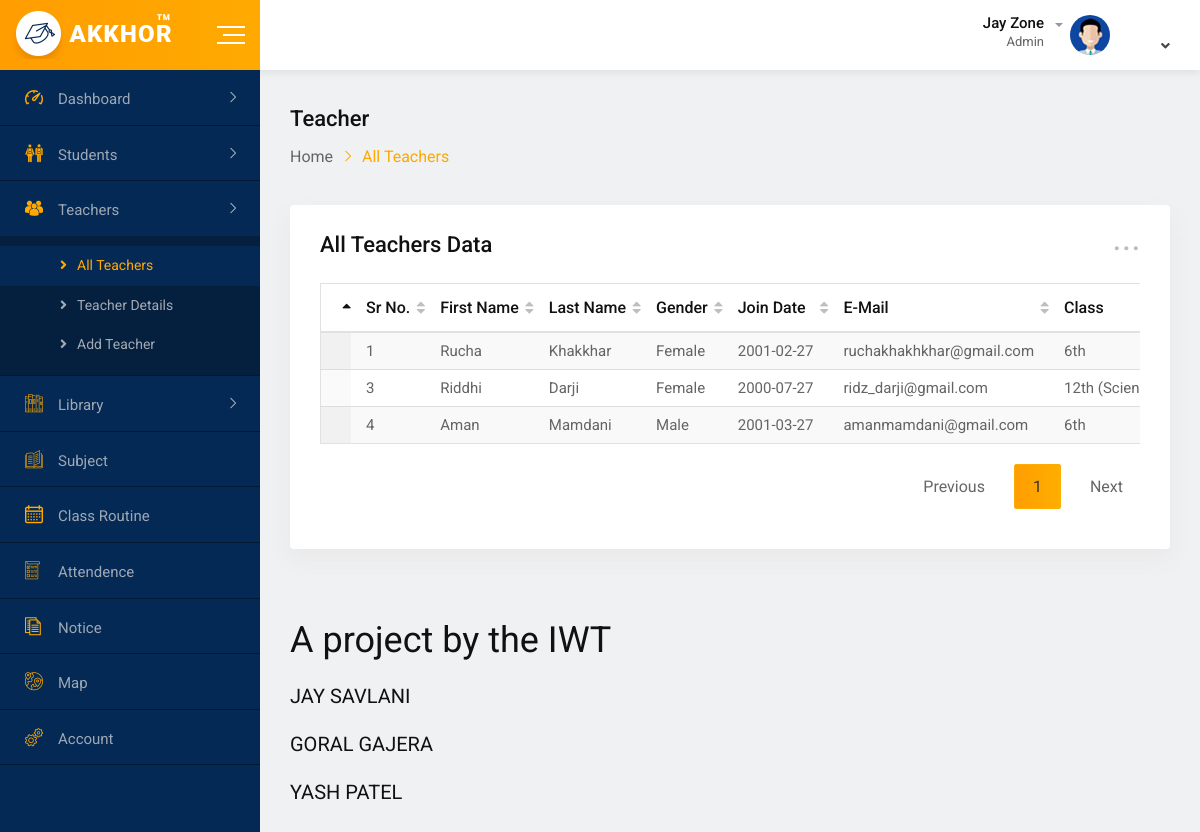
Page /all-teacher.php (signed in) on the committed database.
### tables this page shows
CREATE TABLE `add_account` (
  `fname` varchar(20) NOT NULL,
  `lname` varchar(20) NOT NULL,
  `admin_type` varchar(15) NOT NULL,
  `gender` varchar(10) NOT NULL,
  `bdate` date NOT NULL,
  `religion` varchar(15) NOT NULL,
  `join_date` date NOT NULL,
  `email` varchar(25) NOT NULL,
  `password` varchar(100) NOT NULL,
  `id` int(15) NOT NULL,
  `phone` varchar(15) NOT NULL,
  `address` varchar(100) NOT NULL
);

CREATE TABLE `add_teacher` (
  `id` int(11) NOT NULL,
  `fname` varchar(20) NOT NULL,
  `lname` varchar(20) NOT NULL,
  `gender` varchar(10) NOT NULL,
  `join_date` date NOT NULL,
  `bgroup` varchar(10) NOT NULL,
  `religion` varchar(15) NOT NULL,
  `email` varchar(50) NOT NULL,
  `class` varchar(25) NOT NULL,
  `address` varchar(200) NOT NULL,
  `phone` varchar(15) NOT NULL,
  `bio` varchar(200) NOT NULL,
  `teacher_photo` longtext NOT NULL
);

### session.php (called while the page is built, shortened)
<?php
   include('connection.php');
   $user_check = $_SESSION['login_user'];
   $ses_sql = mysqli_query($conn,"select email from add_account where email = '$user_check' ");
   $row = mysqli_fetch_array($ses_sql,MYSQLI_ASSOC);
   $login_session = $row['email'];
?>

### all-teacher.php (the view, shortened to what this page needs)
<?php
    include('connection.php');
    $sql = "SELECT * FROM add_teacher";
    $result = mysqli_query($conn,$sql);
    include('session.php');
    $sql1="select id,fname,admin_type from add_account where email='$login_session'";
    $result5=mysqli_query($conn,$sql1);
    $row1=mysqli_fetch_assoc($result5);
?>
<html class="no-js" lang="">
<head>
    <link rel="stylesheet" href="css/normalize.css">
    <link rel="stylesheet" href="css/main.css">
    <link rel="stylesheet" href="css/bootstrap.min.css">
    <link rel="stylesheet" href="css/all.min.css">
    <link rel="stylesheet" href="fonts/flaticon.css">
    <link rel="stylesheet" href="css/animate.min.css">
    <link rel="stylesheet" href="css/jquery.dataTables.min.css">
    <link rel="stylesheet" href="style.css">
</head>
<body>
    <div id="wrapper" class="wrapper bg-ash">
        <div class="navbar navbar-expand-md header-menu-one bg-light">
            <div class="nav-bar-header-one">
                <div class="header-logo">
                    <a href="index.php">
                        <img src="img/logo.png" alt="logo">
                    </a>
                </div>
                  <div class="toggle-button sidebar-toggle">
                    <button type="button" class="item-link">
                        <span class="btn-icon-wrap">
                            <span></span>
                            <span></span>
                            <span></span>
                        </span>
                    </button>
                </div>
            </div>
            <div class="header-main-menu collapse navbar-collapse" id="mobile-navbar">
                <ul class="navbar-nav">
                    <li class="navbar-item header-search-bar">
                        <div class="input-group stylish-input-group">
                        </div>
                    </li>
                </ul>
                <ul class="navbar-nav">
                    <li class="navbar-item dropdown header-admin">
                        <a class="navbar-nav-link dropdown-toggle" href="#" role="button" data-toggle="dropdown"
                            aria-expanded="false">
                            <div class="admin-title">
                                <h5 class="item-title"><?php echo $row1['fname']; ?> Zone</h5>
                                <span><?php echo $row1['admin_type']; ?></span>
                            </div>
                            <div class="admin-img">
                                <img src="img/figure/admin.jpg" alt="Admin">
                            </div>
                        </a>
                    </li>
                </ul>
            </div>
        </div>
        <div class="dashboard-page-one">
           <div class="sidebar-main sidebar-menu-one sidebar-expand-md sidebar-color">
                <div class="sidebar-menu-content">
                    <ul class="nav nav-sidebar-menu sidebar-toggle-view">
                        <li class="nav-item sidebar-nav-item">
                            <a href="#" class="nav-link"><i class="flaticon-dashboard"></i><span>Dashboard</span></a>
                        </li>
                        <li class="nav-item sidebar-nav-item">
                            <a href="#" class="nav-link"><i class="flaticon-classmates"></i><span>Students</span></a>
                        </li>
                        <li class="nav-item sidebar-nav-item">
                            <a href="#" class="nav-link"><i class="flaticon-multiple-users-silhouette"></i><span>Teachers</span></a>
                            <ul class="nav sub-group-menu sub-group-active">
                                <li class="nav-item">
                                    <a href="all-teacher.php" class="nav-link menu-active"><i class="fas fa-angle-right"></i>All Teachers</a>
                                </li>
                                <li class="nav-item">
                                    <a href="teacher-details.php" class="nav-link"><i class="fas fa-angle-right"></i>Teacher Details</a>
                                </li>
                                <li class="nav-item">
                                    <a href="add-teacher.php" class="nav-link"><i class="fas fa-angle-right"></i>Add Teacher</a>
                                </li>
                            </ul>
                        </li>
                        <li class="nav-item sidebar-nav-item">
                            <a href="#" class="nav-link"><i class="flaticon-books"></i><span>Library</span></a>
                        </li>
                        <li class="nav-item">
                            <a href="all-subject.php" class="nav-link"><i class="flaticon-open-book"></i><span>Subject</span></a>
                        </li>
                        <li class="nav-item">
                            <a href="class-routine.php" class="nav-link"><i class="flaticon-calendar"></i><span>Class Routine</span></a>
                        </li>
                        <li class="nav-item">
                            <a href="student-attendence.php" class="nav-link"><i class="flaticon-checklist"></i><span>Attendence</span></a>
                        </li>
                        <li class="nav-item">
                            <a href="notice-board.php" class="nav-link"><i class="flaticon-script"></i><span>Notice</span></a>
                        </li>
                        <li class="nav-item">
                            <a href="map.php" class="nav-link"><i class="flaticon-planet-earth"></i><span>Map</span></a>
                        </li>
                        <li class="nav-item">
                            <a href="account-settings.php" class="nav-link"><i class="flaticon-settings"></i><span>Account</span></a>
                        </li>
                    </ul>
                </div>
            </div>
            <div class="dashboard-content-one">
                <div class="breadcrumbs-area">
                    <h3>Teacher</h3>
                    <ul>
                        <li>
                            <a href="index.php">Home</a>
                        </li>
                        <li>All Teachers</li>
                    </ul>
                </div>
                <div class="card height-auto">
                    <div class="card-body">
                        <div class="heading-layout1">
                            <div class="item-title">
                                <h3>All Teachers Data</h3>
                            </div>
                           <div class="dropdown">
                                <a class="dropdown-toggle" href="#" role="button"
                                data-toggle="dropdown" aria-expanded="false">...</a>
                            </div>
                        </div>
                        <div class="table-responsive">
                            <table class="table display data-table text-nowrap">
                                <thead>
                                    <tr>
                                        <th></th>
                                        <th>Sr No.</th>
                                        <th>First Name</th>
                                        <th>Last Name</th>
                                        <th>Gender</th>
                                        <th>Join Date</th>
                                        <th>E-Mail</th>
                                        <th>Class</th>
                                    </tr>
                                </thead>
                                <tbody>
                                <?php
                                    while($rows=$result->fetch_assoc())
                                {
                                ?>
                                <tr>
                                    <td></td>
                                    <td><?php echo $rows['id'];?></td>
                                    <td><?php echo $rows['fname'];?></td>
                                    <td><?php echo $rows['lname'];?></td>
                                    <td><?php echo $rows['gender'];?></td>
                                    <td><?php echo $rows['join_date'];?></td>
                                    <td><?php echo $rows['email'];?></td>
                                    <td><?php echo $rows['class'];?></td>
                                </tr>
                                <?php
                                    }
                                ?>
                                </tbody>
                            </table>
                        </div>
                    </div>
                </div>
                <footer class="footer-wrap-layout1">
                    <footer class="footer-wrap-layout1">
                    <h1>A project by the IWT </h1>
                    <h4>JAY SAVLANI</h4>
                    <h4>GORAL GAJERA</h4>
                    <h4>YASH PATEL</h4>
                </footer>
                </footer>
            </div>
        </div>
    </div>
</body>
</html>

### css/main.css (style rules this page uses)
html { color: #222; font-size: 1em; line-height: 1.4; }
audio, canvas, iframe, img, svg, video { vertical-align: middle; }

### rows in the picture
add_account: fname "Jay", admin_type "Admin"
add_teacher: id "1", fname "Rucha", lname "Khakkhar", gender "Female", join_date "2001-02-27", email "ruchakhakhkhar@gmail.com", class "6th"
add_teacher: id "3", fname "Riddhi", lname "Darji", gender "Female", join_date "2000-07-27", email "ridz_darji@gmail.com", class "12th…"
add_teacher: id "4", fname "Aman", lname "Mamdani", gender "Male", join_date "2001-03-27", email "amanmamdani@gmail.com", class "6th"
